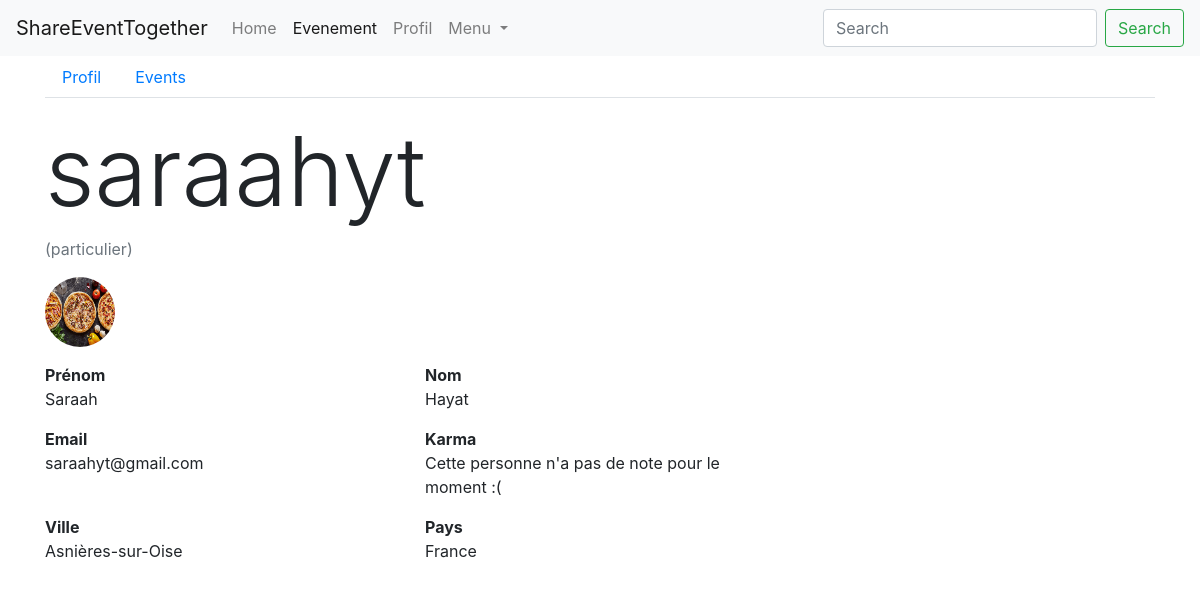
Page /profil/utilisateur/1 (signed in) on the earlier database version.
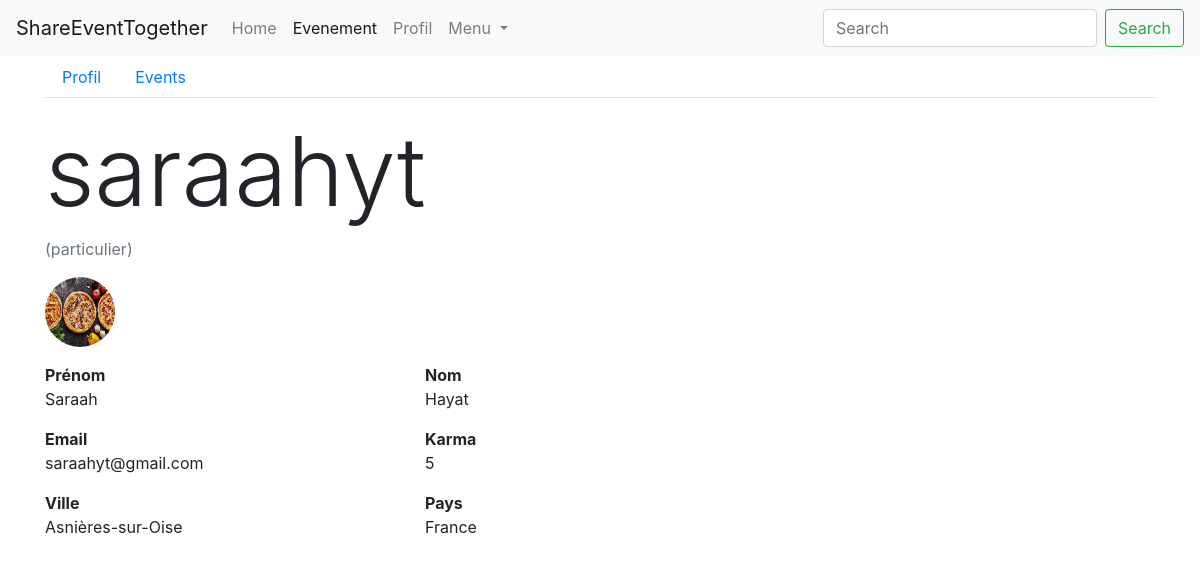
Same page on the later database version.
### persons/models.py (models this page shows, shortened)
class Person(models.Model):
    TYPE_PARTICULIER = 'particulier'
    TYPE_PROFESSIONNEL = 'professionnel'
    TYPE_CHOICES = (
        (TYPE_PARTICULIER, 'particulier'),
        (TYPE_PROFESSIONNEL, 'professionnel')
    )
    user = models.ForeignKey('users.User', on_delete=models.CASCADE)
    first_name = models.CharField('prenom', max_length=100)
    last_name = models.CharField('nom', max_length=100)
    birth_date = models.DateField('date naissance')
    address = models.CharField('adresse', max_length=250)
    zip_code = models.IntegerField('code postal')
    city = models.CharField('ville', max_length=50)
    country = models.CharField('pays', max_length=100)
    phone_number = PhoneNumberField('telephone')
    pseudo = models.CharField('pseudo', max_length=50)
    person_type = models.CharField('type', choices=TYPE_CHOICES, max_length=15)
    created_at = models.DateTimeField('crée à', auto_now=True)
    note = models.IntegerField('karma', null=True, blank=True)
    imageProfil = models.FileField('image', null=True, default='utilisateur-de-profil.svg')

### users/models.py (models this page shows, shortened)
class User(AbstractBaseUser, PermissionsMixin):
    email = models.EmailField('email', max_length=254, unique=True)
    is_staff = models.BooleanField('statut staff', default=False)
    is_superuser = models.BooleanField('statut superutilisateur', default=False)
    is_active = models.BooleanField('actif', default=True)
    last_login = models.DateTimeField('dernière connexion', null=True, blank=True)
    date_joined = models.DateTimeField('date d\'inscription', auto_now_add=True)
    USERNAME_FIELD = 'email'
    EMAIL_FIELD = 'email'
    REQUIRED_FIELDS = []
    objects = UserManager()
    class Meta:
        ordering = ['email', ]
        verbose_name = 'utilisateur'
        verbose_name_plural = 'utilisateurs'

### events/views/persons.py (the view)
# urls.py: path('profil/utilisateur/<int:person_id>', ProfilShowUserView.as_view(), name='profil-show-user'),
class ProfilShowUserView(PersonView):
    def get(self, request, person_id):
        person = get_person_by_id(person_id)
        user = request.user
        context = {
            'person': person,
            'user': user,
            'navigation_items': navigation.navigation_items(navigation.NAV_EVENEMENT),
        }
        return render(request, 'persons/profil/profil_show_user.html', context)

### events/models_helpers.py (called while the page is built)
def get_person_by_id(person_id):
    return Person.objects.get(pk=person_id)

### events/navigation.py (called while the page is built)
def navigation_items(selected_item=None):
    items = []
    for name, shortcut in NAV_ITEMS:
        items.append({
            'name': name,
            'url': reverse(shortcut),
            'active': True if selected_item == name else False,
        })
    return items

### events/templates/persons/profil/profil_show_user.html (shortened to what this page needs)
{% extends 'persons/base_navbar.html' %}
{% load static %}
{% block content %}
    <ul class="nav nav-tabs">
        <li class="nav-item">
            <a class="nav-link" href="{% url 'profil-show-user' person.pk %}">Profil</a>
        </li>
        <li class="nav-item">
            <a class="nav-link" href="{% url 'profil-show-events' person.pk %}">Events</a>
        </li>
    </ul>
    <div class="row my-3">
        <div class="col-md-8">
            <div>
                <h2 class="display-1">{{ person.pseudo }}</h2>
                <p class="text-muted"> ({{ person.person_type }})</p>
            </div>
            <img class="rounded-circle mr-5" height="70" width="70" src="{{ person.imageProfil.url }}">
        </div>
    </div>
    <div class="row">
        <div class="col-md-4">
            <p>
                <b>Prénom</b>
                <br>
                {{ person.first_name }}
            </p>
        </div>
        <div class="col-md-4">
            <p>
                <b>Nom</b>
                <br>
                {{ person.last_name }}
            </p>
        </div>
    </div>
    <div class="row">
        <div class="col-md-4">
            <p>
                <b>Email</b>
                <br>
                {{ person.user.email }}
            </p>
        </div>
        <div class="col-md-4">
            <p>
                <b>Karma</b>
                <br>
                {% if person.note is not None %}
                    {{ person.note }}
                {% else %}
                    <span>Cette personne n'a pas de note pour le moment :(</span>
                {% endif %}
            </p>
        </div>
    </div>
    <div class="row">
        <div class="col-md-4">
            <p>
                <b>Ville</b>
                <br>
                {{ person.city }}
            </p>
        </div>
        <div class="col-md-4">
            <p>
                <b>Pays</b>
                <br>
                {{ person.country }}
            </p>
        </div>
    </div>
{% endblock content %}

Differences in the rows shown:
changed Person "saraahyt": note (not shown) → "5"
Other differences:
text no longer shown: "Cette personne n'a pas de note pour le moment :("
